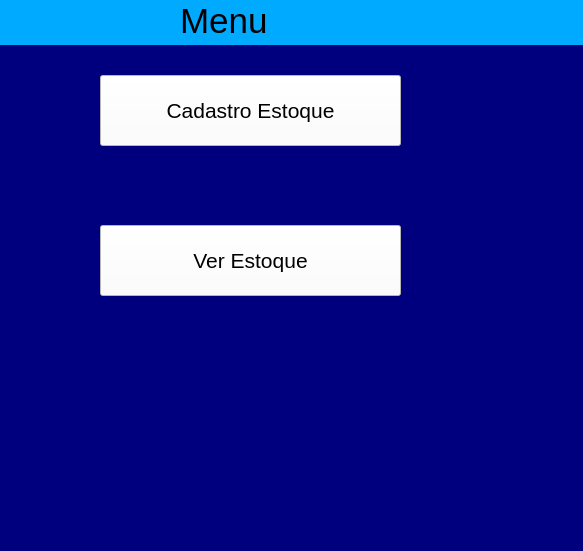
<?xml version="1.0" encoding="UTF-8"?>
<ui version="4.0">
 <class>MainWindow</class>
 <widget class="QMainWindow" name="MainWindow">
  <property name="geometry">
   <rect>
    <x>0</x>
    <y>0</y>
    <width>583</width>
    <height>551</height>
   </rect>
  </property>
  <property name="windowTitle">
   <string>MainWindow</string>
  </property>
  <property name="styleSheet">
   <string notr="true">backgroud-color: rgb(0, 0, 255);</string>
  </property>
  <widget class="QWidget" name="centralwidget">
   <layout class="QVBoxLayout" name="verticalLayout">
    <property name="spacing">
     <number>0</number>
    </property>
    <property name="leftMargin">
     <number>0</number>
    </property>
    <property name="topMargin">
     <number>0</number>
    </property>
    <property name="rightMargin">
     <number>0</number>
    </property>
    <property name="bottomMargin">
     <number>0</number>
    </property>
    <item>
     <widget class="QFrame" name="frame">
      <property name="enabled">
       <bool>true</bool>
      </property>
      <property name="maximumSize">
       <size>
        <width>16777215</width>
        <height>45</height>
       </size>
      </property>
      <property name="font">
       <font>
        <kerning>true</kerning>
       </font>
      </property>
      <property name="styleSheet">
       <string notr="true">background-color: rgb(0, 170, 255);</string>
      </property>
      <property name="frameShape">
       <enum>QFrame::NoFrame</enum>
      </property>
      <property name="frameShadow">
       <enum>QFrame::Raised</enum>
      </property>
      <widget class="QLabel" name="label">
       <property name="geometry">
        <rect>
         <x>180</x>
         <y>0</y>
         <width>361</width>
         <height>41</height>
        </rect>
       </property>
       <property name="font">
        <font>
         <pointsize>26</pointsize>
        </font>
       </property>
       <property name="layoutDirection">
        <enum>Qt::LeftToRight</enum>
       </property>
       <property name="frameShape">
        <enum>QFrame::NoFrame</enum>
       </property>
       <property name="text">
        <string>Menu</string>
       </property>
      </widget>
     </widget>
    </item>
    <item>
     <widget class="QFrame" name="frame_2">
      <property name="maximumSize">
       <size>
        <width>16777215</width>
        <height>16777213</height>
       </size>
      </property>
      <property name="styleSheet">
       <string notr="true">background-color: rgb(0, 0, 127);</string>
      </property>
      <property name="frameShape">
       <enum>QFrame::NoFrame</enum>
      </property>
      <property name="frameShadow">
       <enum>QFrame::Raised</enum>
      </property>
      <widget class="QPushButton" name="pushButton">
       <property name="geometry">
        <rect>
         <x>100</x>
         <y>30</y>
         <width>301</width>
         <height>71</height>
        </rect>
       </property>
       <property name="font">
        <font>
         <pointsize>16</pointsize>
        </font>
       </property>
       <property name="styleSheet">
        <string notr="true">background-color: rgb(255, 255, 255);</string>
       </property>
       <property name="text">
        <string>Cadastro Estoque</string>
       </property>
      </widget>
      <widget class="QPushButton" name="pushButton_2">
       <property name="geometry">
        <rect>
         <x>100</x>
         <y>180</y>
         <width>301</width>
         <height>71</height>
        </rect>
       </property>
       <property name="font">
        <font>
         <pointsize>16</pointsize>
        </font>
       </property>
       <property name="styleSheet">
        <string notr="true">background-color: rgb(255, 255, 255);</string>
       </property>
       <property name="text">
        <string>Ver Estoque</string>
       </property>
      </widget>
     </widget>
    </item>
   </layout>
  </widget>
  <widget class="QMenuBar" name="menubar">
   <property name="geometry">
    <rect>
     <x>0</x>
     <y>0</y>
     <width>583</width>
     <height>21</height>
    </rect>
   </property>
  </widget>
 </widget>
 <resources/>
 <connections/>
</ui>
